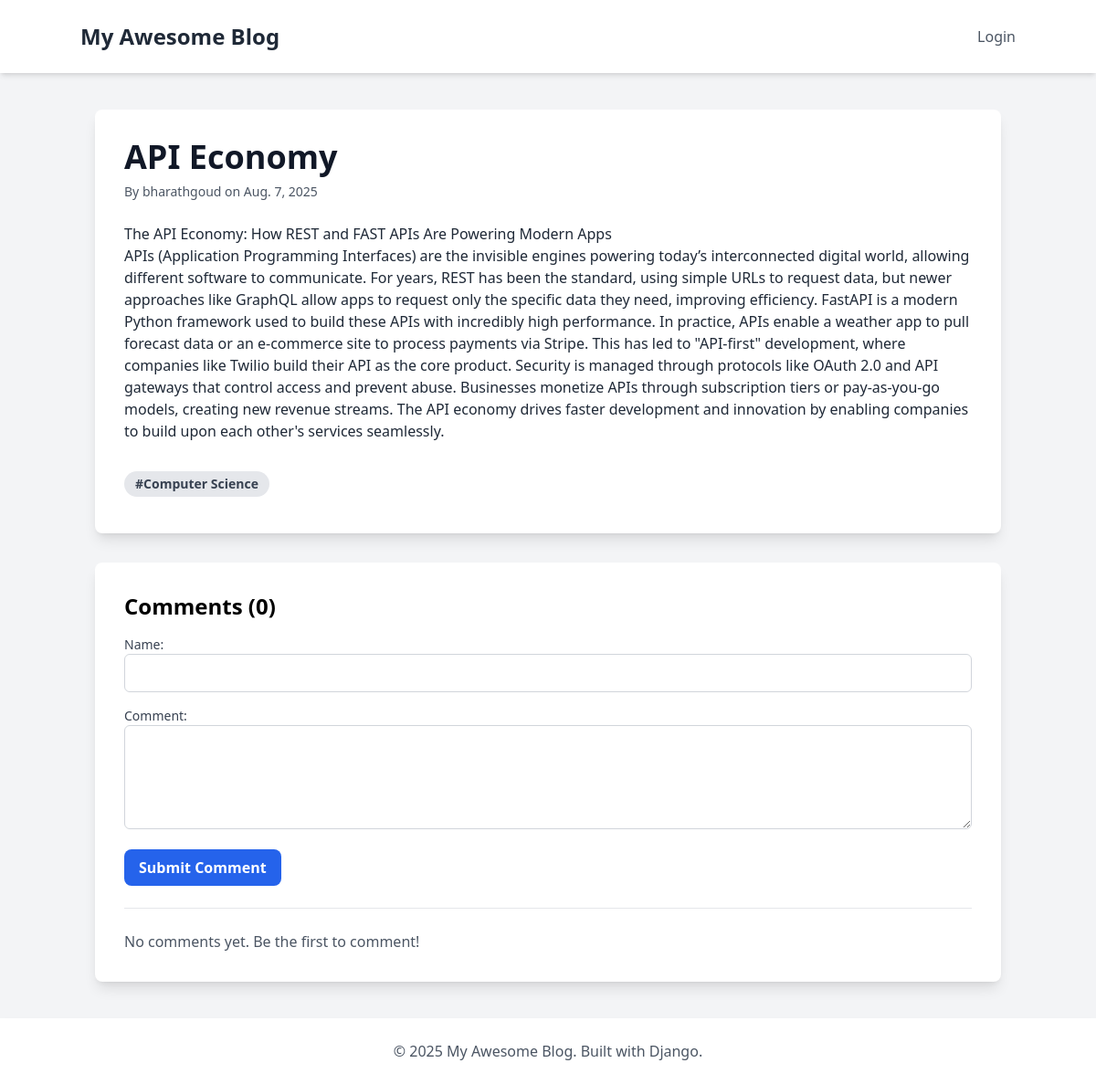
Screenshot of /post/11/ with the database file from the repository.
### blog/models.py (models this page shows, shortened)
class Post(models.Model):
    title = models.CharField(max_length=255)
    content = models.TextField()
    author = models.ForeignKey(User, on_delete=models.CASCADE)
    created_on = models.DateTimeField(auto_now_add=True)
    last_modified = models.DateTimeField(auto_now=True)
    categories = models.ManyToManyField(Category, related_name='posts')

class Category(models.Model):
    name = models.CharField(max_length=100)

### blog/views.py (the view)
# urls.py: path('post/<int:pk>/', views.post_detail, name='post_detail'),
def post_detail(request, pk):
    post = get_object_or_404(Post, pk=pk)
    comments = post.comments.all().order_by('-created_on')
    if request.method == 'POST':
        comment_form = CommentForm(request.POST)
        if comment_form.is_valid():
            new_comment = comment_form.save(commit=False)
            new_comment.post = post
            new_comment.save()
            return redirect('post_detail', pk=post.pk)
    else:
        comment_form = CommentForm()
    context = {'post': post, 'comments': comments, 'comment_form': comment_form}
    return render(request, 'blog/post_detail.html', context)

### blog/forms.py
class CommentForm(forms.ModelForm):
    class Meta:
        model = Comment
        fields = ['author', 'body']
        widgets = {
            'author': forms.TextInput(attrs={'class': 'w-full p-2 border border-gray-300 rounded-md'}),
            'body': forms.Textarea(attrs={'class': 'w-full p-2 border border-gray-300 rounded-md', 'rows': 4}),
        }

### blog/templates/blog/post_detail.html (shortened to what this page needs)
{% extends "blog/base.html" %}
{% block content %}
<div class="bg-white p-8 rounded-lg shadow-lg">
    <div class="flex justify-between items-start">
        <div>
            <h1 class="text-4xl font-bold mb-2 text-gray-900">{{ post.title }}</h1>
            <p class="text-gray-600 text-sm mb-6">
                By {{ post.author.username }} on {{ post.created_on.date }}
            </p>
        </div>
    </div>
    <div class="prose max-w-none text-gray-800 mb-8">
        {{ post.content|linebreaks }}
    </div>
     <div>
        {% for category in post.categories.all %}
            <a href="{% url 'posts_by_category' category.name %}" class="inline-block bg-gray-200 rounded-full px-3 py-1 text-sm font-semibold text-gray-700 mr-2 mb-2 hover:bg-gray-300">#{{ category.name }}</a>
        {% endfor %}
    </div>
</div>
<div class="bg-white p-8 rounded-lg shadow-lg mt-8">
    <h3 class="text-2xl font-bold mb-4">Comments ({{ comments.count }})</h3>
    <form method="post" class="space-y-4">
        <div>
            <label for="{{ comment_form.author.id_for_label }}" class="block text-sm font-medium text-gray-700">Name:</label>
            {{ comment_form.author }}
        </div>
        <div>
            <label for="{{ comment_form.body.id_for_label }}" class="block text-sm font-medium text-gray-700">Comment:</label>
            {{ comment_form.body }}
        </div>
        <button type="submit" class="bg-blue-600 text-white font-bold py-2 px-4 rounded-lg hover:bg-blue-700 transition-colors">
            Submit Comment
        </button>
    </form>
    <hr class="my-6">
    <div class="space-y-4">
        {% for comment in comments %}
        <div class="bg-gray-50 p-4 rounded-lg border border-gray-200">
            <p class="font-semibold text-gray-800">{{ comment.author }} <span class="text-gray-500 text-sm font-normal">- {{ comment.created_on.date }}</span></p>
            <p class="text-gray-700 mt-1">{{ comment.body|linebreaks }}</p>
        </div>
        {% empty %}
        <p class="text-gray-600">No comments yet. Be the first to comment!</p>
        {% endfor %}
    </div>
</div>
{% endblock content %}

### rows the page displays
Post: title "API Economy", author.username "bharathgoud", created_on "Aug. 7, 2025", content "The API Economy: How REST and FAST APIs Are Powering Modern Apps APIs (Application Programming Interfaces) are the invisible engines powering today’s interconnected digital world, allowing different software to communicate. For years, REST has been the standard, using simple URLs to request data, but newer approaches like GraphQL allow apps to request only the specific data they need, improving efficiency. FastAPI is a modern Python framework used to build these APIs with incredibly high performance. In practice, APIs enable a weather app to pull forecast data or an e-commerce site to process payments via Stripe. This has led to \"API-first\" development, where companies like Twilio build…"
Category: name "Computer Science"

### other values shown
{{ comments.count }} "0"
